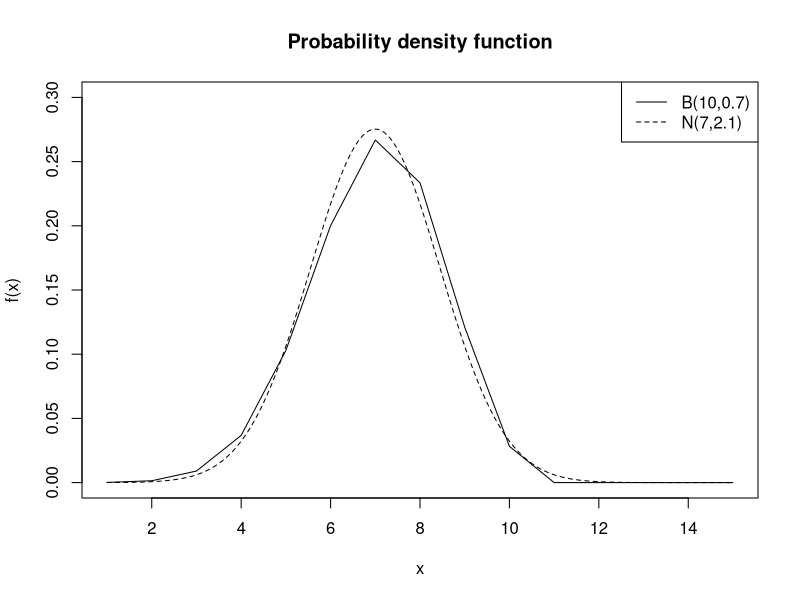
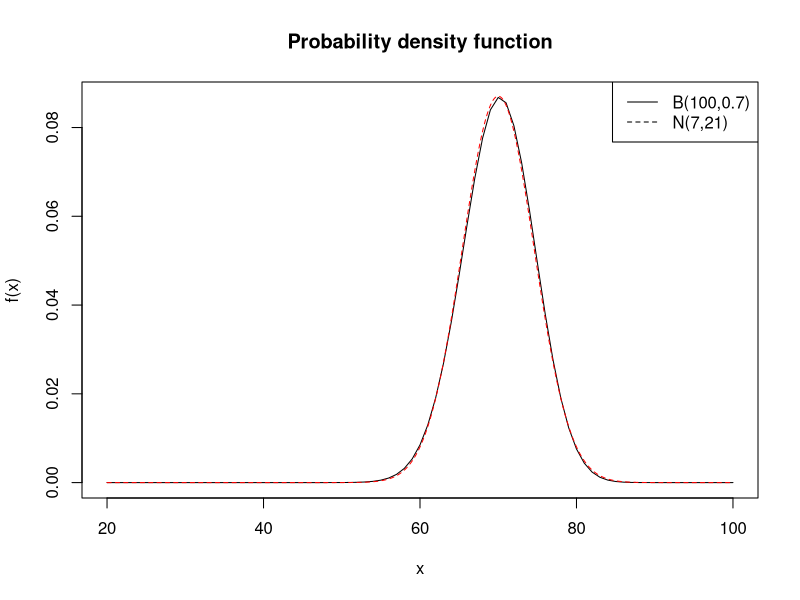

R code for these plots, in order:
x<- seq(1,15)
plot(x, dbinom(x,10,0.7), type = 'l', ylim = c(0,0.3), ann = FALSE)
y<- seq(1,15,by=0.01)
lines(y, dnorm(y,mean = 10*0.7, sd = sqrt(10*0.7*0.3)), lty=2)
legend("topright",c("B(10,0.7)", "N(7,2.1)"), lty=1:2)
title(main = 'Probability density function', xlab = "x", ylab = "f(x)")


x<- seq(20,100)
plot(x, dbinom(x,100,0.7), type = 'l', ann = FALSE)
y<- seq(20,100,by=0.01)
lines(y, dnorm(y,mean = 100*0.7, sd = sqrt(100*0.7*0.3)), lty=2, col = "red")
legend("topright",c("B(100,0.7)", "N(7,21)"), lty=1:2)
title(main = 'Probability density function', xlab = "x", ylab = "f(x)")


